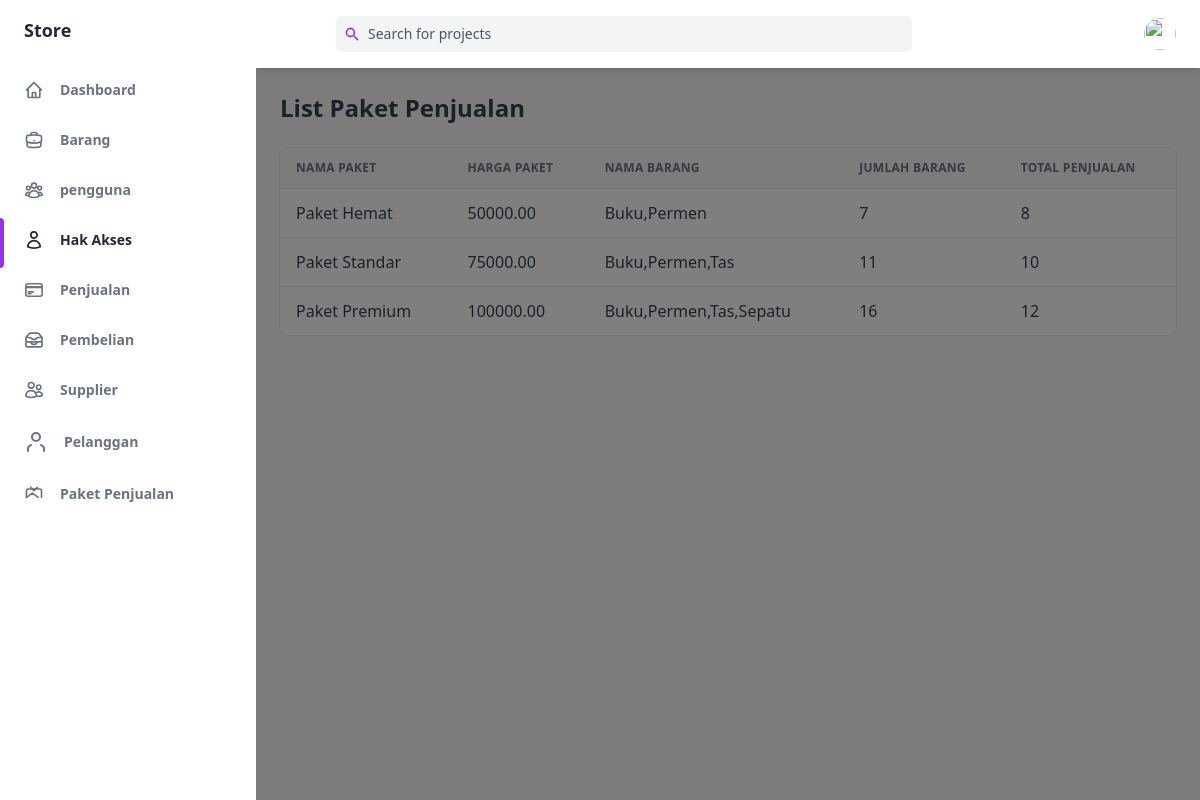
Screenshot of /public/paketPenjualan with the database file from the repository.
### tables this page shows
CREATE TABLE `paket_penjualan` (
  `id_paket` int(11) NOT NULL,
  `nama_paket` varchar(255) NOT NULL,
  `harga_paket` decimal(10,2) NOT NULL
);

### app/core/Controller.php (called while the page is built, shortened)
<?php
class Controller
{
    public function view($view, $data = [])
    {
        require_once '../app/views/' . $view . '.php';
    }
    public function model($model)
    {
        return new $model;
    }
}

### app/controllers/PaketPenjualan.php (called while the page is built, shortened)
<?php
class PaketPenjualan extends Controller
{
    public function index()
    {
        $data['judul'] = 'List Paket Penjualan';
        $data['paket_penjualan'] = $this->model('paket_penjualan_model')->getPaketPenjualan();
        $this->view('paketPenjualan/index', $data);
    }
}

### app/core/App.php (called while the page is built, shortened)
<?php
class App
{
   protected $method = 'index';
   protected $params = [];
   public function __construct()
   {
      $this->controller = new $this->controller;
      call_user_func_array([$this->controller, $this->method], $this->params);
   }
}

### public/index.php (called while the page is built, shortened)
<?php
$app = new App;

### app/core/Database.php (called while the page is built, shortened)
<?php
class Database
{
    private $host = DB_HOST;
    private $user = DB_USER;
    private $pass = DB_PASS;
    private $db_name = DB_NAME;
    private $dbh;
    private $stmt;
    public function __construct()
    {
        $dsn = 'mysql:host=' . $this->host . ';dbname=' . $this->db_name;
        $option = [
            PDO::ATTR_PERSISTENT => true,
            PDO::ATTR_ERRMODE => PDO::ERRMODE_EXCEPTION
        ];
        try {
            $this->dbh = new PDO($dsn, $this->user, $this->pass, $option);
        } catch (PDOException $error) {
            die($error->getMessage());
        }
    }
    public function query($query)
    {
        $this->stmt = $this->dbh->prepare($query);
    }
    public function execute()
    {
        $this->stmt->execute();
    }
    public function resultSet()
    {
        $this->execute();
        return $this->stmt->fetchAll(PDO::FETCH_ASSOC);
    }
}

### app/models/paket_penjualan_model.php (called while the page is built, shortened)
<?php
class paket_penjualan_model
{
    private $db;
    public function __construct()
    {
        $this->db = new Database;
    }
    public function getPaketPenjualan()
    {
        $this->db->query(
            "SELECT
                pp.id_paket,
                pp.nama_paket,
                pp.harga_paket,
                GROUP_CONCAT(b.namaBarang ORDER BY b.idBarang) AS namaBarang,
                SUM(pb.jumlah) AS total_jumlah,
                SUM(
                    (SELECT SUM(jumlahPenjualan) FROM penjualan WHERE idBarang = b.idBarang)
                ) AS total_penjualan
            FROM
                paket_penjualan pp
            JOIN
                paket_barang pb ON pp.id_paket = pb.id_paket
            JOIN
                barang b ON pb.id_barang = b.idBarang
            GROUP BY
                pp.id_paket, pp.nama_paket, pp.harga_paket
            ORDER BY
                pp.id_paket;"
        );
        return $this->db->resultSet();
    }
}

### app/views/paketPenjualan/index.php (the view, shortened to what this page needs)
<div class="flex h-screen bg-gray-50 dark:bg-gray-900" :class="{ 'overflow-hidden': isSideMenuOpen}">
    <aside class="z-20 flex-shrink-0 hidden w-64 overflow-y-auto bg-white dark:bg-gray-800 md:block">
        <div class="py-4 text-gray-500 dark:text-gray-400">
            <a class="ml-6 text-lg font-bold text-gray-800 dark:text-gray-200" href="#">
                Store
            </a>
            <ul class="mt-6">
                <li class="relative px-6 py-3">
                    <a class="inline-flex items-center w-full text-sm font-semibold transition-colors duration-150 hover:text-gray-800 dark:hover:text-gray-200" href="<?= ROUTE_URL ?>/home">
                        <span class="ml-4">Dashboard</span>
                    </a>
                </li>
            </ul>
            <ul>
                <li class="relative px-6 py-3">
                    <a class="inline-flex items-center w-full text-sm font-semibold transition-colors duration-150 hover:text-gray-800 dark:hover:text-gray-200" href="<?= ROUTE_URL ?>/barang">
                        <span class="ml-4">Barang</span>
                    </a>
                </li>
                <li class="relative px-6 py-3">
                    <a class="inline-flex items-center w-full text-sm font-semibold transition-colors duration-150 hover:text-gray-800 dark:hover:text-gray-200" href="<?= ROUTE_URL ?>/pengguna">
                        <span class="ml-4">pengguna</span>
                    </a>
                </li>
                <li class="relative px-6 py-3">
                    <span class="absolute inset-y-0 left-0 w-1 bg-purple-600 rounded-tr-lg rounded-br-lg"></span>
                    <a class="inline-flex items-center w-full text-sm font-semibold transition-colors duration-150 text-gray-800 dark:text-gray-100 hover:text-gray-800 dark:hover:text-gray-200" href="<?= ROUTE_URL ?>/role">
                        <span class="ml-4">Hak Akses</span>
                    </a>
                </li>
                <li class="relative px-6 py-3">
                    <a class="inline-flex items-center w-full text-sm font-semibold transition-colors duration-150 hover:text-gray-800 dark:hover:text-gray-200" href="<?= ROUTE_URL ?>/penjualan">
                        <span class="ml-4">Penjualan</span>
                    </a>
                </li>
                <li class="relative px-6 py-3">
                    <a class="inline-flex items-center w-full text-sm font-semibold transition-colors duration-150 hover:text-gray-800 dark:hover:text-gray-200" href="<?= ROUTE_URL ?>/pembelian">
                        <span class="ml-4">Pembelian</span>
                    </a>
                </li>
                <li class="relative px-6 py-3">
                    <a class="inline-flex items-center w-full text-sm font-semibold transition-colors duration-150 hover:text-gray-800 dark:hover:text-gray-200" href="<?= ROUTE_URL ?>/supplier">
                        <span class="ml-4">Supplier</span>
                    </a>
                </li>
                <li class="relative px-6 py-3">
                    <a class="inline-flex items-center w-full text-sm font-semibold transition-colors duration-150 hover:text-gray-800 dark:hover:text-gray-200" href="<?= ROUTE_URL ?>/pelanggan">
                        <svg xmlns="http://www.w3.org/2000/svg" width="24" height="24" viewBox="0 0 24 24" fill="none" stroke="currentColor" stroke-width="2" stroke-linecap="round" stroke-linejoin="round">
                            <path d="M20 21v-2a4 4 0 0 0-3-3.87"></path>
                            <path d="M4 21v-2a4 4 0 0 1 3-3.87"></path>
                            <circle cx="12" cy="7" r="4"></circle>
                        </svg>
                        <span class="ml-4">Pelanggan</span>
                    </a>
                </li>
                <li class="relative px-6 py-3">
                    <a class="inline-flex items-center w-full text-sm font-semibold transition-colors duration-150 hover:text-gray-800 dark:hover:text-gray-200" href="<?= ROUTE_URL ?>/paketPenjualan">
                        <svg class="w-5 h-5" aria-hidden="true" fill="none" stroke-linecap="round" stroke-linejoin="round" stroke-width="2" viewBox="0 0 24 24" stroke="currentColor">
                            <path d="M21 16V8a2 2 0 0 0-2-2H5a2 2 0 0 0-2 2v8" />
                            <path d="M3 16l7-5 7 5"></path>
                            <path d="M8 4l4 4 4-4"></path>
                        </svg>
                        <span class="ml-4">Paket Penjualan</span>
                    </a>
                </li>
            </ul>
        </div>
    </aside>
    <div x-show="isSideMenuOpen" x-transition:enter="transition ease-in-out duration-150" x-transition:enter-start="opacity-0" x-transition:enter-end="opacity-100" x-transition:leave="transition ease-in-out duration-150" x-transition:leave-start="opacity-100" x-transition:leave-end="opacity-0" class="fixed inset-0 z-10 flex items-end bg-black bg-opacity-50 sm:items-center sm:justify-center"></div>
    <div class="flex flex-col flex-1 w-full">
        <header class="z-10 py-4 bg-white shadow-md dark:bg-gray-800">
            <div class="container flex items-center justify-between h-full px-6 mx-auto text-purple-600 dark:text-purple-300">
                <div class="flex justify-center flex-1 lg:mr-32">
                    <div class="relative w-full max-w-xl mr-6 focus-within:text-purple-500">
                        <div class="absolute inset-y-0 flex items-center pl-2">
                            <svg class="w-4 h-4" aria-hidden="true" fill="currentColor" viewBox="0 0 20 20">
                                <path fill-rule="evenodd" d="M8 4a4 4 0 100 8 4 4 0 000-8zM2 8a6 6 0 1110.89 3.476l4.817 4.817a1 1 0 01-1.414 1.414l-4.816-4.816A6 6 0 012 8z" clip-rule="evenodd"></path>
                            </svg>
                        </div>
                        <input class="w-full pl-8 pr-2 text-sm text-gray-700 placeholder-gray-600 bg-gray-100 border-0 rounded-md dark:placeholder-gray-500 dark:focus:shadow-outline-gray dark:focus:placeholder-gray-600 dark:bg-gray-700 dark:text-gray-200 focus:placeholder-gray-500 focus:bg-white focus:border-purple-300 focus:outline-none focus:shadow-outline-purple form-input" type="text" placeholder="Search for projects" aria-label="Search" />
                    </div>
                </div>
                <ul class="flex items-center flex-shrink-0 space-x-6">
                    <li class="relative">
                        <button class="align-middle rounded-full focus:shadow-outline-purple focus:outline-none" @click="toggleProfileMenu" @keydown.escape="closeProfileMenu" aria-label="Account" aria-haspopup="true">
                            <img class="object-cover w-8 h-8 rounded-full" src="https://images.unsplash.com/photo-1502378735452-bc7d86632805?ixlib=rb-0.3.5&q=80&fm=jpg&crop=entropy&cs=tinysrgb&w=200&fit=max&s=aa3a807e1bbdfd4364d1f449eaa96d82" alt="" aria-hidden="true" />
                        </button>
                    </li>
                </ul>
            </div>
        </header>
        <main class="h-full pb-16 overflow-y-auto">
            <div class="container grid px-6 mx-auto">
                <h2 class="my-6 text-2xl font-semibold text-gray-700 dark:text-gray-200">
                    List Paket Penjualan
                </h2>
                <div class="w-full overflow-hidden rounded-lg shadow-xs">
                    <div class="w-full overflow-x-auto">
                        <table class="w-full whitespace-no-wrap">
                            <thead>
                                <tr class="text-xs font-semibold tracking-wide text-left text-gray-500 uppercase border-b dark:border-gray-700 bg-gray-50 dark:text-gray-400 dark:bg-gray-800">
                                    <th class="px-4 py-3">Nama Paket</th>
                                    <th class="px-4 py-3">Harga Paket</th>
                                    <th class="px-4 py-3">Nama Barang</th>
                                    <th class="px-4 py-3">Jumlah Barang</th>
                                    <th class="px-4 py-3">Total Penjualan</th>
                                </tr>
                            </thead>
                            <tbody class="bg-white divide-y dark:divide-gray-700 dark:bg-gray-800">
                                <?php foreach ($data['paket_penjualan'] as $paket_penjualan) : ?>
                                    <tr class="text-gray-700 dark:text-gray-400">
                                        <td class="px-4 py-3"><?= $paket_penjualan['nama_paket']; ?> </td>
                                        <td class="px-4 py-3"><?= $paket_penjualan['harga_paket']; ?> </td>
                                        <td class="px-4 py-3"><?= $paket_penjualan['namaBarang']; ?> </td>
                                        <td class="px-4 py-3"><?= $paket_penjualan['total_jumlah']; ?> </td>
                                        <td class="px-4 py-3"><?= $paket_penjualan['total_penjualan']; ?> </td>
                                    </tr>
                                <?php endforeach; ?>
                            </tbody>
                        </table>
                    </div>
                </div>
            </div>
        </main>
    </div>
</div>

### rows the page displays
paket_penjualan: nama_paket "Paket Hemat", harga_paket "50000.00", namaBarang "Buku,Permen", total_jumlah "7", total_penjualan "8"
paket_penjualan: nama_paket "Paket Standar", harga_paket "75000.00", namaBarang "Buku,Permen,Tas", total_jumlah "11", total_penjualan "10"
paket_penjualan: nama_paket "Paket Premium", harga_paket "100000.00", namaBarang "Buku,Permen,Tas,Sepatu", total_jumlah "16", total_penjualan "12"
